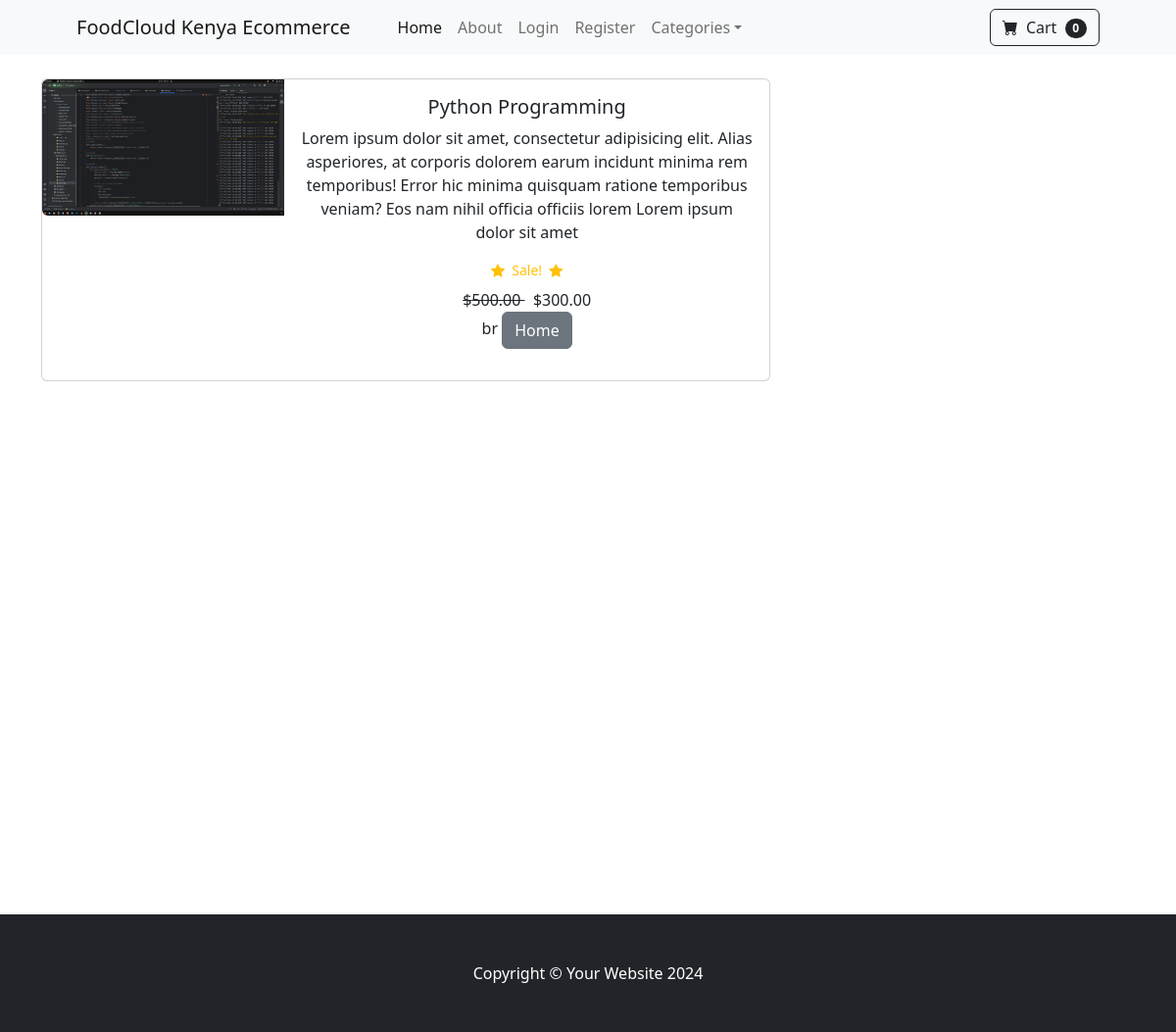
The app's page /product/3 with its own data.
### store/models.py (models this page shows, shortened)
class Product(models.Model):
    name = models.CharField(max_length=100)
    price = models.DecimalField(default=0,decimal_places=2,max_digits=6)
    category = models.ForeignKey(Category,on_delete=models.CASCADE,default=1, max_length=50)
    description = models.CharField(max_length=250,default='',blank=True,null=True)
    image = models.ImageField(upload_to='uploads/products')
    is_sale = models.BooleanField(default=False)
    sale_price = models.DecimalField(default=0,decimal_places=2,max_digits=6)

### store/views.py (the view)
# urls.py: path('product/<int:pk>', views.product, name='product-url'),
def product(request, pk):
    product = Product.objects.get(id=pk)
    return render(request, 'product.html', {'product': product})

### cart/context_processors.py (called while the page is built)
def cart(request):
    return {'cart': Cart(request)}

### store/templates/product.html (shortened to what this page needs)
{% extends 'Base.html' %}
{% block content %}
<div class="container">
    <div class="col-8">
        <br>
        <div class="card mb-3">
            <div class="row g-0">
                <div class="col-md-4">
                    <img src="{{product.image.url}}" class="img-fluid rounded-start" alt="...">
                </div>
                <div class="col-md-8">
                    <div class="card-body">
                        <center>
                            <h5 class="card-title">{{product.name}}</h5>
                            <p class="card-text">{{product.description}}</p>
                            {% if product.is_sale %}
                            <div class="d-flex justify-content-center small text-warning mb-2 ">
                                <div class="bi-star-fill"></div>
                                &nbsp;&nbsp;Sale!&nbsp;&nbsp;
                                <div class="bi-star-fill"></div>
                            </div>
                            <strike>
                                ${{product.price}}
                            </strike>
                            &nbsp ${{product.sale_price}}
                            {% else %}
                            ${{product.price}}
                            {% endif %}
                            <br>br
                            <a href="{% url 'index-url' %}" class="btn btn-secondary">Home</a>
                        </center>
                    </div>
                </div>
            </div>
        </div>
    </div>
</div>
<br><br><br><br><br><br><br><br><br><br><br><br><br><br><br><br><br><br><br><br><br><br>
{% endblock %}

### records on screen
Product: image (picture), name "Python Programming", description "Lorem ipsum dolor sit amet, consectetur adipisicing elit. Alias asperiores, at corporis dolorem earum incidunt minima rem temporibus! Error hic minima quisquam ratione temporibus veniam? Eos nam nihil officia officiis lorem Lorem ipsum dolor sit amet", price "500.00", sale_price "300.00"
